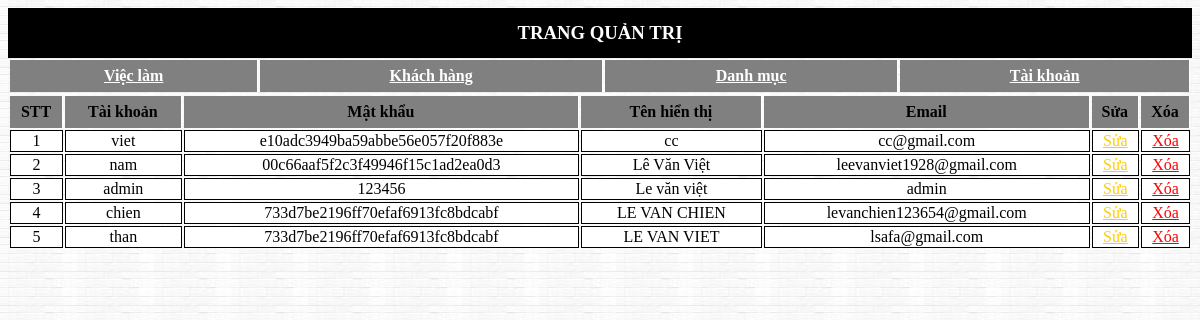
The app's page /account.php, older data.
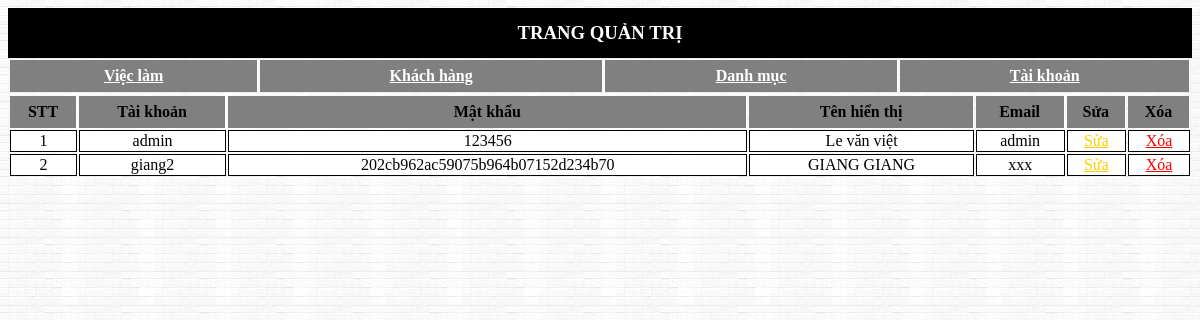
The same page, newer data.
### tables this page shows
CREATE TABLE `account` (
  `id_account` int(11) NOT NULL,
  `username` varchar(32) NOT NULL,
  `password` varchar(64) DEFAULT NULL,
  `name_displayed` varchar(64) NOT NULL,
  `email_restore` varchar(32) NOT NULL
);

### account.php (the view, shortened to what this page needs)
<?php
require 'header.php';
?>
<div id="account">
	<table>
		<tr >
			<th>STT</th>
			<th>Tài khoản</th>
			<th>Mật khẩu</th>
			<th>Tên hiển thị</th>
			<th>Email</th>
			<th>Sửa</th>
      		<th>Xóa</th>
		</tr>
		<?php
            require_once './connection.php';
               $stt=1;
               $rows = array();
             $result=mysqli_query($connect,"SELECT `id_account`, `username`, `password`, `name_displayed`, `email_restore` FROM `account`");
               while ($data = mysqli_fetch_assoc($result))
               { $rows[] = $data;
                   echo"<tr>";
                    echo"<td >$stt</td>";
                    echo "<td>$data[username]</td>";
                    echo "<td>$data[password]</td>";
					echo "<td>$data[name_displayed]</td>";
					echo "<td>$data[email_restore]</td>";
                    echo " <td><a style='color: #ffcc00' href='edit_sanpham.php?id=$data[id_account]'>Sửa</a></td>";
                    echo"<td><a style='color: red' href='delete_sanpham.php?id=$data[id_account] '>Xóa</a></td>";
                echo"</tr>";
                $stt++;
               }
               ?>
	</table>
</div>
</body>
</html>

### header.php (shortened to what this page needs)
<html>
<head>
<link rel="stylesheet" type="text/css" href="styleAPI.css">
</head>
<body>
	<div id="top"><h3>TRANG QUẢN TRỊ</h3></div>
	<div id="menu">
        <table>
           	<tr>
		       <th><a href="index.php">Việc làm</a></th>
		       <th><a href="customer.php">Khách hàng</a></th>
		       <th><a href="listwork.php">Danh mục</a></th>
		       <th><a href="account.php">Tài khoản </a></th>
		   </tr>
		</table>
	</div>

### styleAPI.css (style rules this page uses)
body { background-image: url("bg1.jpg"); }
#top { height: 50px; background: #000000; text-align: center; line-height: 50px; color: #fff; }
#menu table { width: 100%; }
#menu th { border-right: 1px solid #fff; text-align: center; background: gray; line-height: 30px; box-sizing: border-box; }
#menu a { color: #fff; font-weight: bold }
#account table { width: 100% }
#account th { border-right: 1px solid #fff; text-align: center; background: gray; line-height: 30px; box-sizing: border-box; }
#account td { text-align: center; border: 1px solid black; background-color: white; }

Row changes from the older to the newer data that the page shows:
removed account: username "viet", password "e10adc3949ba59abbe56e057f20f883e", name_displayed "cc", email_restore "cc@gmail.com"
removed account: username "nam", password "00c66aaf5f2c3f49946f15c1ad2ea0d3", name_displayed "Lê Văn Việt", email_restore "leevanviet1928@gmail.com"
removed account: username "chien", password "733d7be2196ff70efaf6913fc8bdcabf", name_displayed "LE VAN CHIEN", email_restore "levanchien123654@gmail.com"
removed account: username "than", password "733d7be2196ff70efaf6913fc8bdcabf", name_displayed "LE VAN VIET", email_restore "lsafa@gmail.com"
added account: username "giang2", password "202cb962ac59075b964b07152d234b70", name_displayed "GIANG GIANG", email_restore "xxx"
